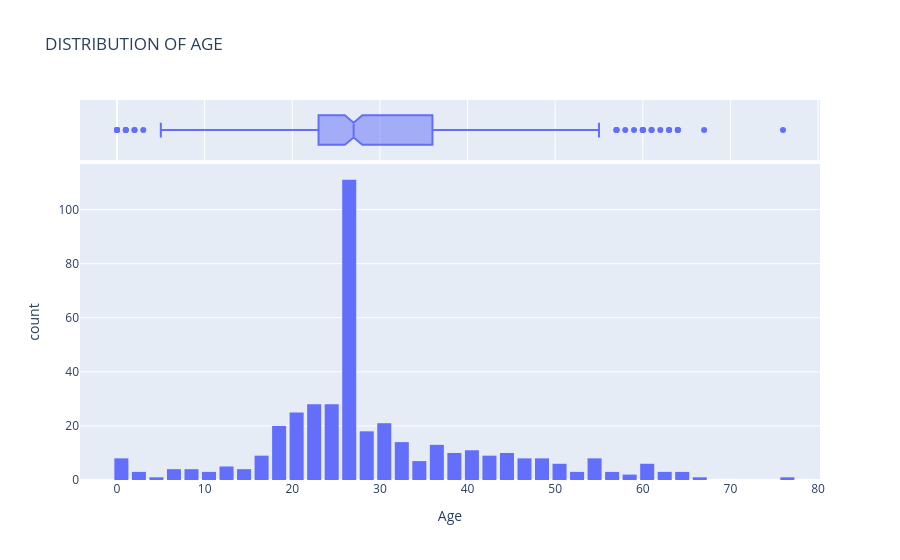

Notebook cell for this chart:
### Code cell
fig =px.histogram(
    titanic_df,
    x='Age',
    marginal='box',
    nbins = 50,
    title='DISTRIBUTION OF AGE'
)

fig.update_layout(bargap=0.2)
fig.show()

### Figure 1 — Plotly figure (JSON) as saved in the notebook; plotly's stock layout.template omitted (floating-point values rounded to 4 significant figures; data arrays with more than 128 entries replaced by an {"elided": "..."} marker saying what was removed)
{"data": [{"bingroup": "x", "hovertemplate": "Age=%{x}<br>count=%{y}<extra></extra>", "legendgroup": "", "marker": {"color": "#636efa", "pattern": {"shape": ""}}, "name": "", "nbinsx": 50, "orientation": "v", "showlegend": false, "type": "histogram", "x": {"elided": "418 int values"}, "xaxis": "x", "yaxis": "y"}, {"hovertemplate": "Age=%{x}<extra></extra>", "legendgroup": "", "marker": {"color": "#636efa"}, "name": "", "notched": true, "showlegend": false, "type": "box", "x": {"elided": "418 int values"}, "xaxis": "x2", "yaxis": "y2"}], "layout": {"bargap": 0.2, "barmode": "relative", "legend": {"tracegroupgap": 0}, "title": {"text": "DISTRIBUTION OF AGE"}, "xaxis": {"anchor": "y", "domain": [0, 1], "title": {"text": "Age"}}, "xaxis2": {"anchor": "y2", "domain": [0, 1], "matches": "x", "showgrid": true, "showticklabels": false}, "yaxis": {"anchor": "x", "domain": [0, 0.8316], "title": {"text": "count"}}, "yaxis2": {"anchor": "x2", "domain": [0.8416, 1], "matches": "y2", "showgrid": false, "showline": false, "showticklabels": false, "ticks": ""}}}
